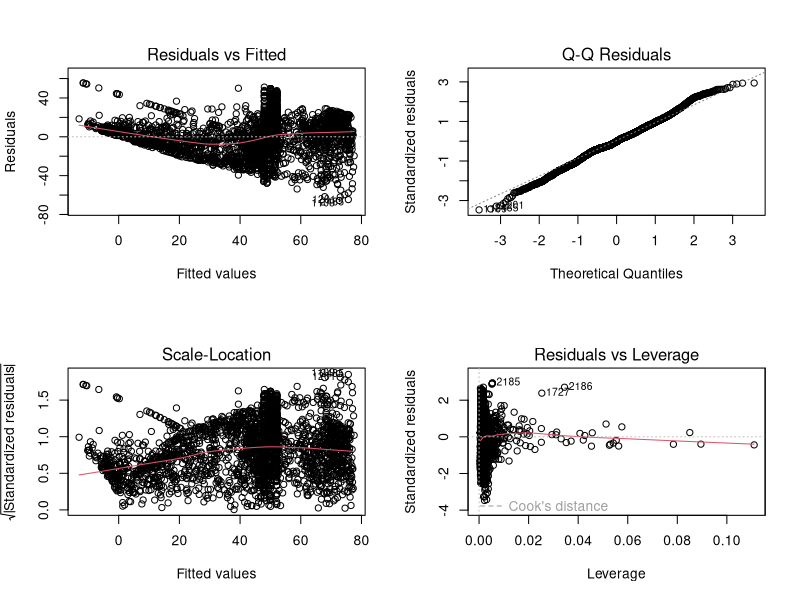
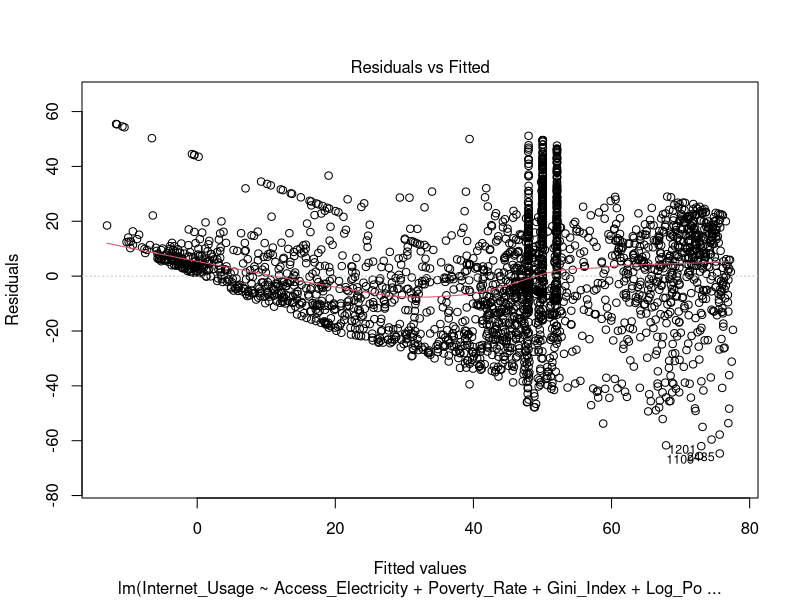
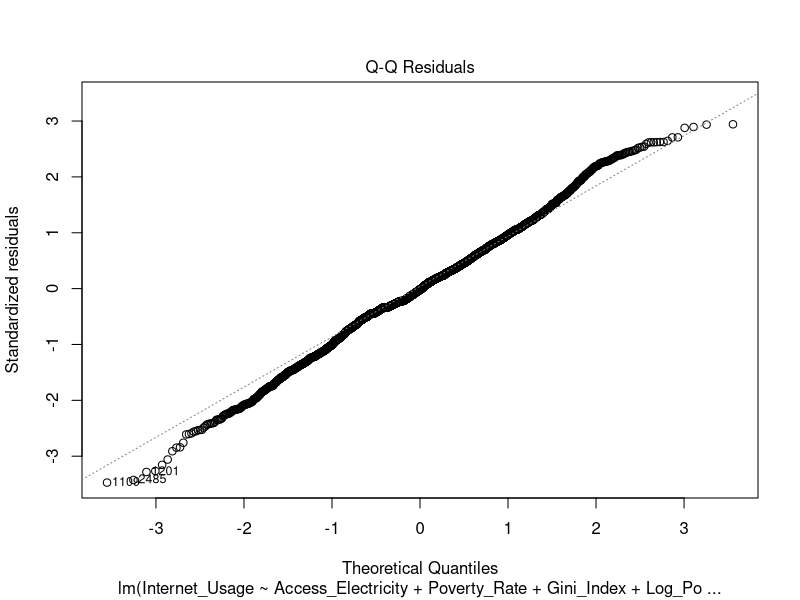
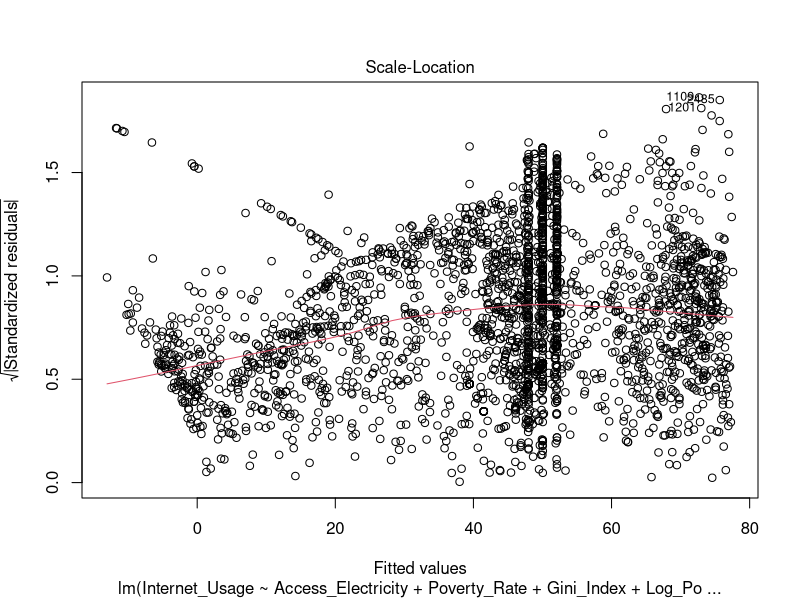
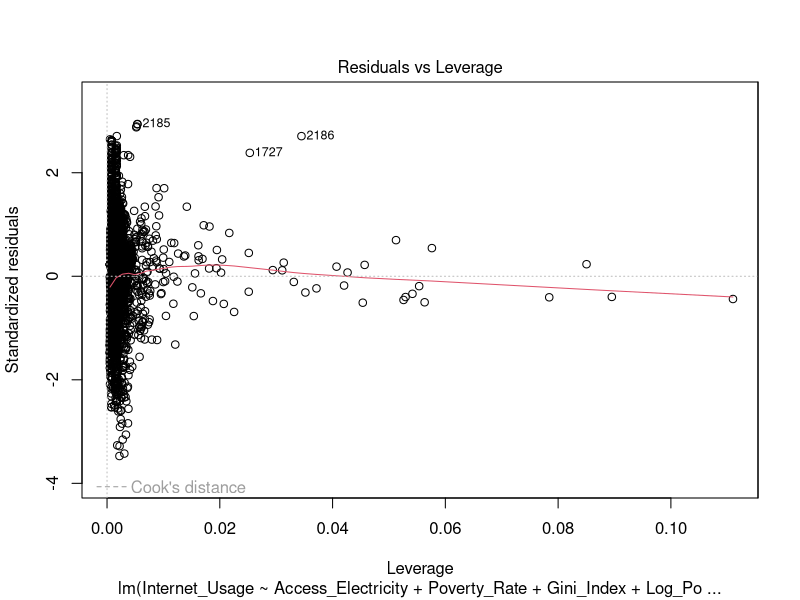

The R source for these figures, in order:
# regression_modeling.R

# Install necessary libraries (if not installed)
if (!requireNamespace("car", quietly = TRUE)) install.packages("car")
if (!requireNamespace("dplyr", quietly = TRUE)) install.packages("dplyr")

# Load necessary libraries
library(dplyr)
library(car)

# Ensure the outputs directory exists
if (!dir.exists("outputs")) dir.create("outputs")

# Load necessary libraries
library(dplyr)
library(car)

# Step 1: Load the refined dataset
refined_data <- read.csv("refined_data.csv", stringsAsFactors = FALSE)

# Step 2: Build the regression model
model <- lm(Internet_Usage ~ Access_Electricity + Poverty_Rate + Gini_Index +
              Log_Poverty_Rate + Access_Electricity_x_Gini + Poverty_Quartile,
            data = refined_data)

# Step 3: Evaluate the model
model_summary <- summary(model)
print(model_summary)

# Step 4: Check for multicollinearity
vif_values <- vif(model)
print(vif_values)

# Step 5: Save the model summary and VIF values to text files
capture.output(model_summary, file = "outputs/model_summary.txt")
capture.output(vif_values, file = "outputs/vif_values.txt")

# Optional: Save VIF values
capture.output(vif_values, file = "outputs/vif_values.txt")

# Step 6: Visualize residuals (diagnostics)
par(mfrow = c(2, 2))  # Arrange plots in a grid
plot(model)

# Save residuals plot (optional)
png("outputs/residuals_plot.png")
plot(model)
dev.off()
